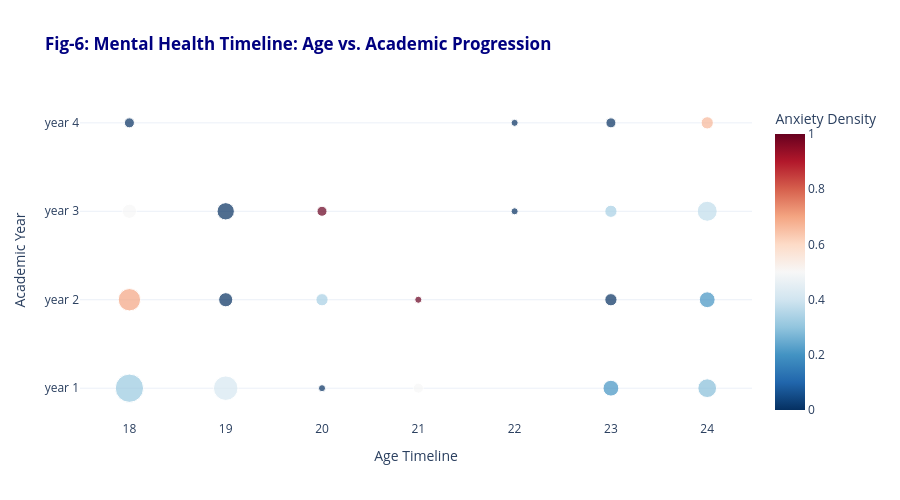

Notebook code cell kept with this figure:
### Markdown cell above
>**Fig-5**: Correlation Heatmap of Student Features

The heatmap provides a mathematical summary of how variables interact within our dataset. Key observations include:

* **Mental Health Co-occurrence (0.27):** There is a notable positive correlation between **Depression** and **Anxiety**, suggesting these conditions often manifest together.
* **Academic Pressure (0.18):** A positive correlation exists between **CGPA** and **Anxiety**, supporting the hypothesis that high academic achievement may be linked to increased stress.
* **The Seniority Paradox (-0.02):** Interestingly, there is almost zero correlation between the **Year of Study** and mental health indicators, suggesting that stress is prevalent across all academic stages, not just the final year.

### Code cell
# Preparing the timeline data
# We calculate the average anxiety 'density' for every Age/Year combination
timeline_df = df.groupby(['age', 'year']).agg(
    student_count=('anxiety', 'count'),
    anxiety_rate=('anxiety_bool', 'mean') # This gives us a 0 to 1 score of how common anxiety is
).reset_index()

# Fig-6: The Student Life Mental Health Timeline
fig_timeline = px.scatter(timeline_df, 
                         x="age", 
                         y="year",
                         size="student_count", 
                         color="anxiety_rate",
                         hover_data={'anxiety_rate': ':.2f', 'student_count': True},
                         title="<b>Fig-6: Mental Health Timeline: Age vs. Academic Progression</b>",
                         labels={'anxiety_rate': 'Anxiety Density', 'age': 'Student Age (Timeline)'},
                         color_continuous_scale='RdBu_r', # Red for high anxiety, Blue for low
                         template="plotly_white")

# Making it look like a professional timeline
fig_timeline.update_layout(
    title_font_color="#000080",
    xaxis=dict(title="Age Timeline", showgrid=False, dtick=1),
    yaxis=dict(title="Academic Year", showgrid=True),
    height=500
)

fig_timeline.show()

### Figure 1 — Plotly figure (JSON) as saved in the notebook; plotly's stock layout.template omitted (floating-point values rounded to 4 significant figures)
{"data": [{"customdata": [[0.3125, 16.0], [0.7, 10.0], [0.5, 4.0], [0.0, 2.0], [0.4167, 12.0], [0.0, 4.0], [0.0, 6.0], [0.0, 1.0], [0.3333, 3.0], [1.0, 2.0], [0.5, 2.0], [1.0, 1.0], [0.0, 1.0], [0.0, 1.0], [0.2, 5.0], [0.0, 3.0], [0.3333, 3.0], [0.0, 2.0], [0.2857, 7.0], [0.2, 5.0], [0.375, 8.0], [0.6667, 3.0]], "hovertemplate": "Student Age (Timeline)=%{x}<br>year=%{y}<br>student_count=%{customdata[1]}<br>Anxiety Density=%{marker.color:.2f}<extra></extra>", "legendgroup": "", "marker": {"color": [0.3125, 0.7, 0.5, 0.0, 0.4167, 0.0, 0.0, 0.0, 0.3333, 1.0, 0.5, 1.0, 0.0, 0.0, 0.2, 0.0, 0.3333, 0.0, 0.2857, 0.2, 0.375, 0.6667], "coloraxis": "coloraxis", "size": [16, 10, 4, 2, 12, 4, 6, 1, 3, 2, 2, 1, 1, 1, 5, 3, 3, 2, 7, 5, 8, 3], "sizemode": "area", "sizeref": 0.04, "symbol": "circle"}, "mode": "markers", "name": "", "orientation": "h", "showlegend": false, "type": "scatter", "x": [18.0, 18.0, 18.0, 18.0, 19.0, 19.0, 19.0, 20.0, 20.0, 20.0, 21.0, 21.0, 22.0, 22.0, 23.0, 23.0, 23.0, 23.0, 24.0, 24.0, 24.0, 24.0], "xaxis": "x", "y": ["year 1", "year 2", "year 3", "year 4", "year 1", "year 2", "year 3", "year 1", "year 2", "year 3", "year 1", "year 2", "year 3", "year 4", "year 1", "year 2", "year 3", "year 4", "year 1", "year 2", "year 3", "year 4"], "yaxis": "y"}], "layout": {"coloraxis": {"colorbar": {"title": {"text": "Anxiety Density"}}, "colorscale": [[0, "rgb(5,48,97)"], [0.1, "rgb(33,102,172)"], [0.2, "rgb(67,147,195)"], [0.3, "rgb(146,197,222)"], [0.4, "rgb(209,229,240)"], [0.5, "rgb(247,247,247)"], [0.6, "rgb(253,219,199)"], [0.7, "rgb(244,165,130)"], [0.8, "rgb(214,96,77)"], [0.9, "rgb(178,24,43)"], [1, "rgb(103,0,31)"]]}, "height": 500, "legend": {"itemsizing": "constant", "tracegroupgap": 0}, "title": {"font": {"color": "#000080"}, "text": "<b>Fig-6: Mental Health Timeline: Age vs. Academic Progression</b>"}, "xaxis": {"anchor": "y", "domain": [0, 1], "dtick": 1, "showgrid": false, "title": {"text": "Age Timeline"}}, "yaxis": {"anchor": "x", "domain": [0, 1], "showgrid": true, "title": {"text": "Academic Year"}}}}
